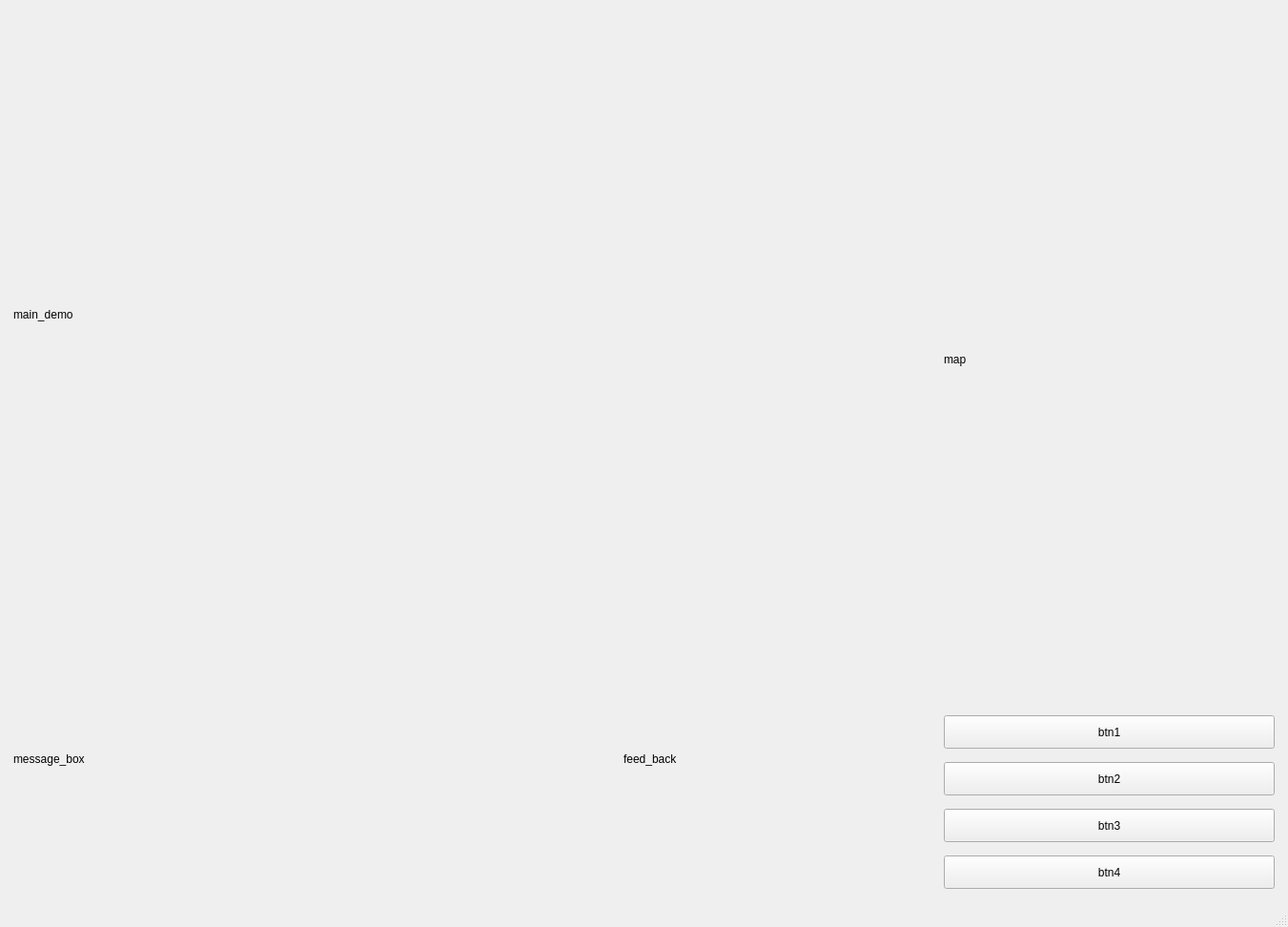
<?xml version="1.0" encoding="UTF-8"?>
<ui version="4.0">
 <class>MainWindow</class>
 <widget class="QMainWindow" name="MainWindow">
  <property name="geometry">
   <rect>
    <x>0</x>
    <y>0</y>
    <width>1351</width>
    <height>972</height>
   </rect>
  </property>
  <property name="windowTitle">
   <string>Radar UI</string>
  </property>
  <widget class="QWidget" name="centralwidget">
   <layout class="QHBoxLayout" name="horizontalLayout_2">
    <item>
     <layout class="QHBoxLayout" name="horizontalLayout" stretch="0,0">
      <item>
       <layout class="QGridLayout" name="left" rowstretch="7,1">
        <property name="leftMargin">
         <number>5</number>
        </property>
        <property name="topMargin">
         <number>5</number>
        </property>
        <property name="rightMargin">
         <number>5</number>
        </property>
        <property name="bottomMargin">
         <number>5</number>
        </property>
        <property name="spacing">
         <number>10</number>
        </property>
        <item row="0" column="0" colspan="7">
         <widget class="QLabel" name="main_demo">
          <property name="minimumSize">
           <size>
            <width>960</width>
            <height>540</height>
           </size>
          </property>
          <property name="maximumSize">
           <size>
            <width>16777215</width>
            <height>16777215</height>
           </size>
          </property>
          <property name="text">
           <string>main_demo</string>
          </property>
         </widget>
        </item>
        <item row="1" column="0" colspan="6">
         <widget class="QLabel" name="message_box">
          <property name="minimumSize">
           <size>
            <width>320</width>
            <height>280</height>
           </size>
          </property>
          <property name="midLineWidth">
           <number>3</number>
          </property>
          <property name="text">
           <string>message_box</string>
          </property>
         </widget>
        </item>
        <item row="1" column="6">
         <widget class="QLabel" name="feed_back">
          <property name="enabled">
           <bool>true</bool>
          </property>
          <property name="minimumSize">
           <size>
            <width>320</width>
            <height>280</height>
           </size>
          </property>
          <property name="text">
           <string>feed_back</string>
          </property>
         </widget>
        </item>
       </layout>
      </item>
      <item>
       <layout class="QVBoxLayout" name="right" stretch="0,1,1,1,1">
        <property name="spacing">
         <number>10</number>
        </property>
        <property name="leftMargin">
         <number>5</number>
        </property>
        <property name="topMargin">
         <number>5</number>
        </property>
        <property name="rightMargin">
         <number>5</number>
        </property>
        <property name="bottomMargin">
         <number>5</number>
        </property>
        <item>
         <widget class="QLabel" name="map">
          <property name="minimumSize">
           <size>
            <width>320</width>
            <height>718</height>
           </size>
          </property>
          <property name="maximumSize">
           <size>
            <width>320</width>
            <height>718</height>
           </size>
          </property>
          <property name="frameShape">
           <enum>QFrame::NoFrame</enum>
          </property>
          <property name="text">
           <string>map</string>
          </property>
         </widget>
        </item>
        <item>
         <widget class="QPushButton" name="btn1">
          <property name="minimumSize">
           <size>
            <width>115</width>
            <height>35</height>
           </size>
          </property>
          <property name="maximumSize">
           <size>
            <width>16777215</width>
            <height>16777215</height>
           </size>
          </property>
          <property name="text">
           <string>btn1</string>
          </property>
         </widget>
        </item>
        <item>
         <widget class="QPushButton" name="btn2">
          <property name="minimumSize">
           <size>
            <width>115</width>
            <height>35</height>
           </size>
          </property>
          <property name="maximumSize">
           <size>
            <width>16777215</width>
            <height>16777215</height>
           </size>
          </property>
          <property name="text">
           <string>btn2</string>
          </property>
         </widget>
        </item>
        <item>
         <widget class="QPushButton" name="btn3">
          <property name="minimumSize">
           <size>
            <width>115</width>
            <height>35</height>
           </size>
          </property>
          <property name="maximumSize">
           <size>
            <width>16777215</width>
            <height>16777215</height>
           </size>
          </property>
          <property name="text">
           <string>btn3</string>
          </property>
         </widget>
        </item>
        <item>
         <widget class="QPushButton" name="btn4">
          <property name="minimumSize">
           <size>
            <width>115</width>
            <height>35</height>
           </size>
          </property>
          <property name="maximumSize">
           <size>
            <width>16777215</width>
            <height>16777215</height>
           </size>
          </property>
          <property name="text">
           <string>btn4</string>
          </property>
         </widget>
        </item>
       </layout>
      </item>
     </layout>
    </item>
   </layout>
  </widget>
  <widget class="QMenuBar" name="menubar">
   <property name="geometry">
    <rect>
     <x>0</x>
     <y>0</y>
     <width>1351</width>
     <height>22</height>
    </rect>
   </property>
  </widget>
  <widget class="QStatusBar" name="statusBar"/>
 </widget>
 <resources/>
 <connections>
  <connection>
   <sender>btn1</sender>
   <signal>clicked()</signal>
   <receiver>MainWindow</receiver>
   <slot>btn1_on_clicked()</slot>
   <hints>
    <hint type="sourcelabel">
     <x>1076</x>
     <y>799</y>
    </hint>
    <hint type="destinationlabel">
     <x>5</x>
     <y>599</y>
    </hint>
   </hints>
  </connection>
  <connection>
   <sender>btn2</sender>
   <signal>clicked()</signal>
   <receiver>MainWindow</receiver>
   <slot>btn2_on_clicked()</slot>
   <hints>
    <hint type="sourcelabel">
     <x>1186</x>
     <y>844</y>
    </hint>
    <hint type="destinationlabel">
     <x>4</x>
     <y>575</y>
    </hint>
   </hints>
  </connection>
  <connection>
   <sender>btn3</sender>
   <signal>clicked()</signal>
   <receiver>MainWindow</receiver>
   <slot>btn3_on_clicked()</slot>
   <hints>
    <hint type="sourcelabel">
     <x>1319</x>
     <y>889</y>
    </hint>
    <hint type="destinationlabel">
     <x>8</x>
     <y>542</y>
    </hint>
   </hints>
  </connection>
  <connection>
   <sender>btn4</sender>
   <signal>clicked()</signal>
   <receiver>MainWindow</receiver>
   <slot>btn4_on_clicked()</slot>
   <hints>
    <hint type="sourcelabel">
     <x>1335</x>
     <y>934</y>
    </hint>
    <hint type="destinationlabel">
     <x>6</x>
     <y>508</y>
    </hint>
   </hints>
  </connection>
 </connections>
 <slots>
  <slot>btn1_on_clicked()</slot>
  <slot>btn2_on_clicked()</slot>
  <slot>btn3_on_clicked()</slot>
  <slot>btn4_on_clicked()</slot>
  <slot>btn1_pressed()</slot>
 </slots>
</ui>
